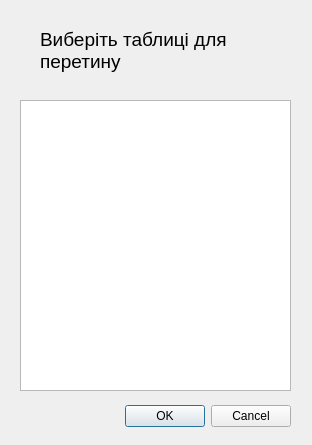
<?xml version="1.0" encoding="UTF-8"?>
<ui version="4.0">
 <class>Intersection</class>
 <widget class="QDialog" name="Intersection">
  <property name="geometry">
   <rect>
    <x>0</x>
    <y>0</y>
    <width>312</width>
    <height>445</height>
   </rect>
  </property>
  <property name="windowTitle">
   <string>Dialog</string>
  </property>
  <widget class="QDialogButtonBox" name="buttonBox">
   <property name="geometry">
    <rect>
     <x>-50</x>
     <y>400</y>
     <width>341</width>
     <height>32</height>
    </rect>
   </property>
   <property name="orientation">
    <enum>Qt::Horizontal</enum>
   </property>
   <property name="standardButtons">
    <set>QDialogButtonBox::Cancel|QDialogButtonBox::Ok</set>
   </property>
  </widget>
  <widget class="QTableWidget" name="possibleTables">
   <property name="geometry">
    <rect>
     <x>20</x>
     <y>100</y>
     <width>271</width>
     <height>291</height>
    </rect>
   </property>
  </widget>
  <widget class="QLabel" name="selectTablesLabel">
   <property name="geometry">
    <rect>
     <x>40</x>
     <y>10</y>
     <width>231</width>
     <height>81</height>
    </rect>
   </property>
   <property name="font">
    <font>
     <pointsize>14</pointsize>
    </font>
   </property>
   <property name="text">
    <string>Виберiть таблицi для 
перетину</string>
   </property>
   <property name="textFormat">
    <enum>Qt::AutoText</enum>
   </property>
   <property name="scaledContents">
    <bool>false</bool>
   </property>
  </widget>
 </widget>
 <resources/>
 <connections>
  <connection>
   <sender>buttonBox</sender>
   <signal>accepted()</signal>
   <receiver>Intersection</receiver>
   <slot>accept()</slot>
   <hints>
    <hint type="sourcelabel">
     <x>248</x>
     <y>254</y>
    </hint>
    <hint type="destinationlabel">
     <x>157</x>
     <y>274</y>
    </hint>
   </hints>
  </connection>
  <connection>
   <sender>buttonBox</sender>
   <signal>rejected()</signal>
   <receiver>Intersection</receiver>
   <slot>reject()</slot>
   <hints>
    <hint type="sourcelabel">
     <x>316</x>
     <y>260</y>
    </hint>
    <hint type="destinationlabel">
     <x>286</x>
     <y>274</y>
    </hint>
   </hints>
  </connection>
 </connections>
</ui>
